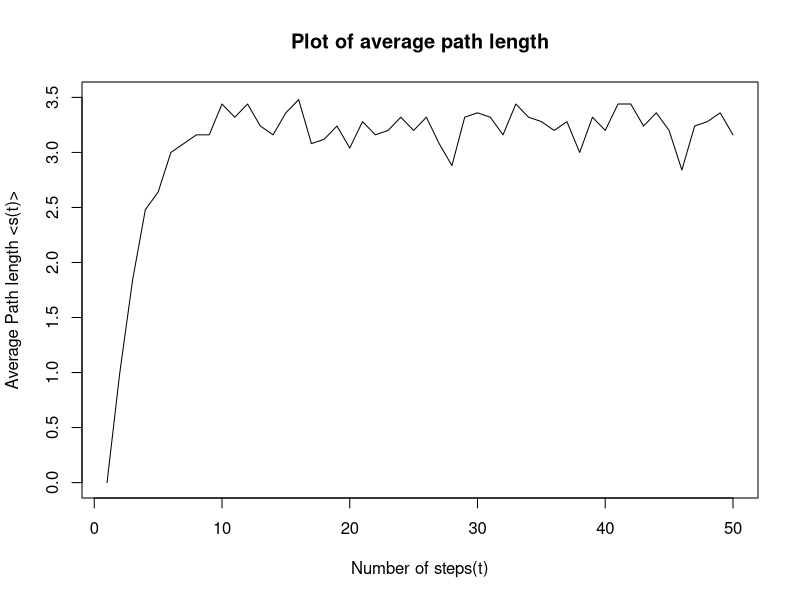
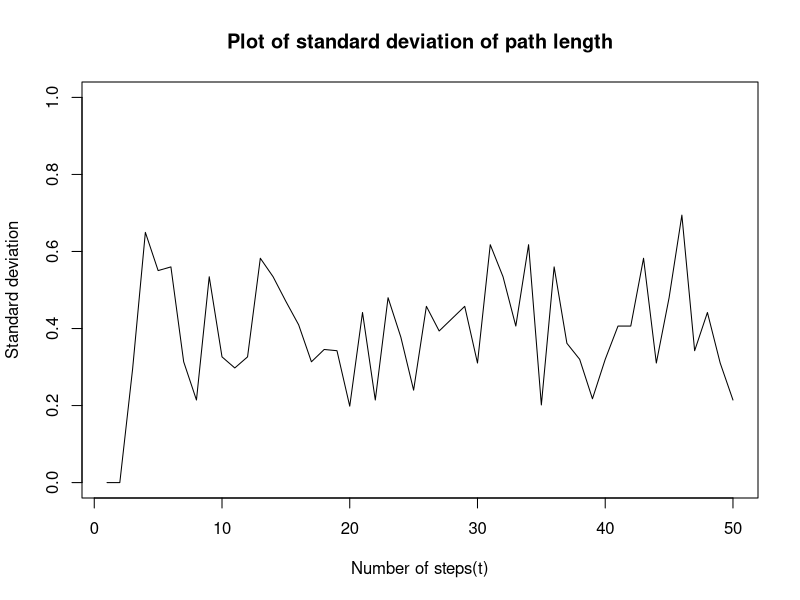
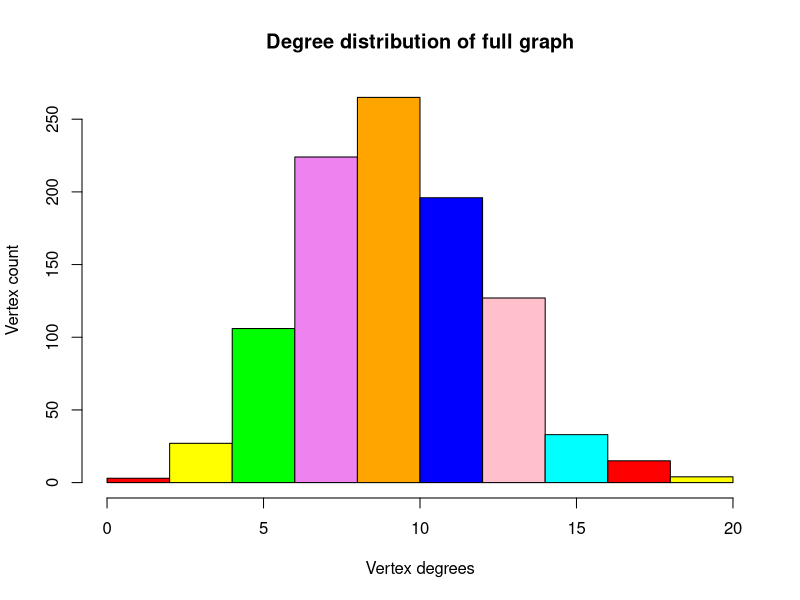
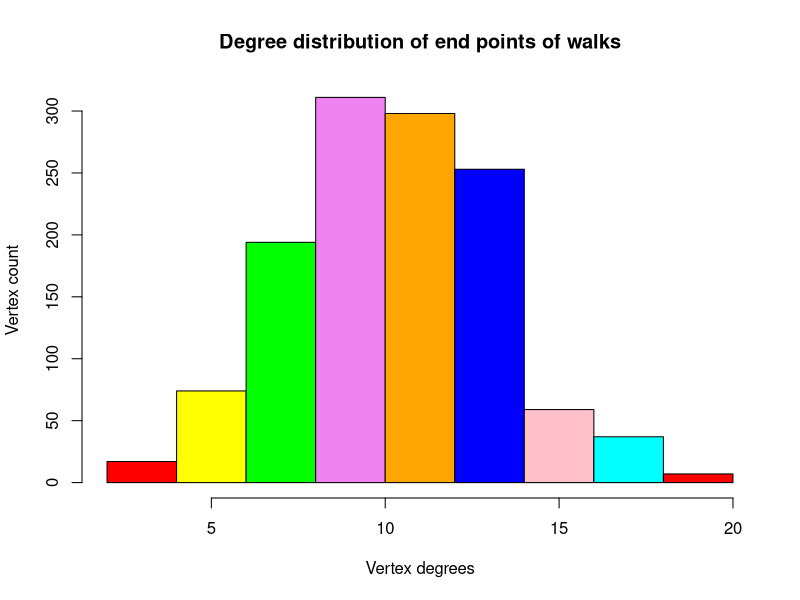
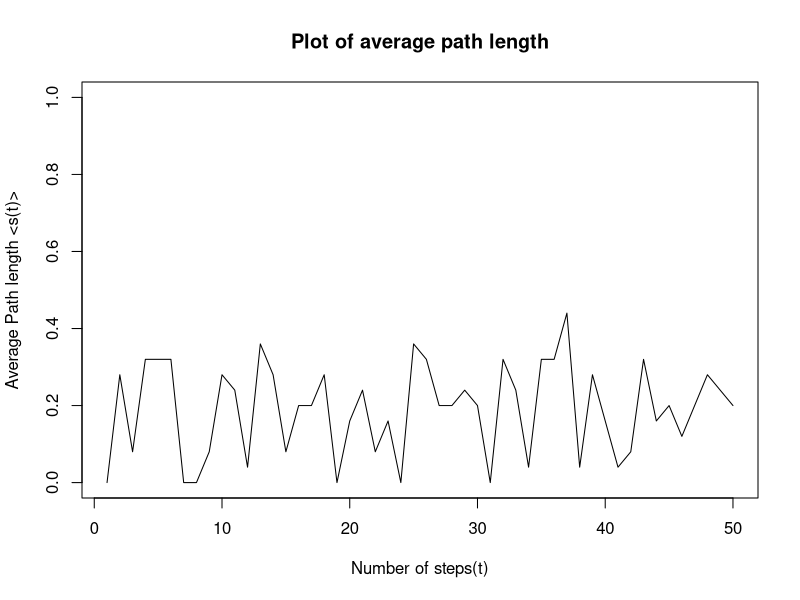
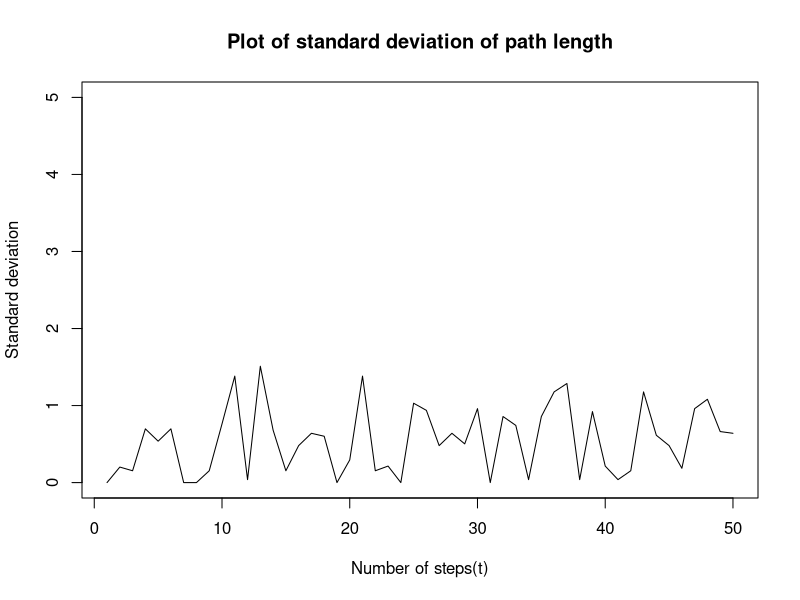

Recreate these plots in R, in order. (Note: a time limit stopped this script after it produced the figures.)

library("igraph")
library(repr)
options(repr.plot.width=4, repr.plot.height=4)
colors = c("red", "yellow", "green", "violet", "orange", "blue", "pink", "cyan")

# Implementation of Random Walk, with teleportation
rwalk = function(g, start, ncount) {
    node = start
    path = rep(NA, ncount)
    path[[1]] = node
    i = 2 

    while(i <= ncount) {
        neigh = neighbors(g, node)
        if(length(neigh) == 0){
                node = sample.int(vcount(g), 1)
        } else {
                node = sample(neigh, 1)
        }

        path[[i]] = node
        i = i + 1
    }
    
    path
}


random_walker <- function(nv, probability) {
    g = random.graph.game(n = nv, p = probability, directed = FALSE)
    cat("Network with", nv, "nodes and diameter", diameter(g))

    average_step_t = c()
    average_standard_deviation_t = c() 
    distance_matrix = shortest.paths(g, v = V(g), to = V(g))
    deg_random_walk = c()
    
    for(t in 1 : 50) {
        distance = numeric()
        cat(t)
        
        # Do a random walk starting from all vertices
        for(v in sample.int(vcount(g), 25)) {
            walk = rwalk(g, v, t)
            start_vertex = v
            tail_vertex  = tail(walk, 1)
            
            shortest_distance = distance_matrix[start_vertex, tail_vertex]
            if (shortest_distance == Inf) {
                shortest_distance = 0
            }
            distance = c(distance, shortest_distance)
            deg_random_walk = c(deg_random_walk, degree(g, v = tail_vertex)) 
        }
        average_step_t = c(average_step_t, mean(distance))
        average_standard_deviation_t = c(average_standard_deviation_t, mean((distance - mean(distance))**2))    
    }
    
    return(
        list("s(t)" = average_step_t, 
             "sigma(t)" = average_standard_deviation_t, 
             "d(all)" = degree(g, mode="all"),
             "d(end)" = deg_random_walk
        )
    )
}

plot_average_path_length = function(W, vmax) {
    plot(
        1 : 50, 
        W$`s(t)`, 
        type="l", 
        xlab="Number of steps(t)", 
        ylab = "Average Path length <s(t)>",
        ylim = c(0, vmax),
        main = "Plot of average path length"
    )
}

plot_sd_path_length = function(W, vmax) {
    plot(
        1 : 50, 
        W$`sigma(t)`, 
        type="l", 
        xlab="Number of steps(t)", 
        ylab = "Standard deviation",
        ylim = c(0.0, vmax),
        main = "Plot of standard deviation of path length"
    )
}

W1000 = random_walker(1000, 0.01)

plot_average_path_length(W1000, 3.5)

plot_sd_path_length(W1000, 1)

cat("Mean s(t) is ", mean(W1000$`s(t)`))

cat("Mean sigma(t) is ", mean(W1000$`sigma(t)`))

hist(
    W1000$`d(all)`, 
    col=colors,
    main="Degree distribution of full graph",
    xlab="Vertex degrees",
    ylab="Vertex count"
)

hist(
    W1000$`d(end)`, 
    col=colors,
    main="Degree distribution of end points of walks",
    xlab="Vertex degrees",
    ylab="Vertex count"
)

W100 = random_walker(100, 0.01)

plot_average_path_length(W100, 1)

plot_sd_path_length(W100, 5)

W = random_walker(10000, 0.01)

plot_average_path_length(W, 5)

plot_sd_path_length(W, 1.0)
